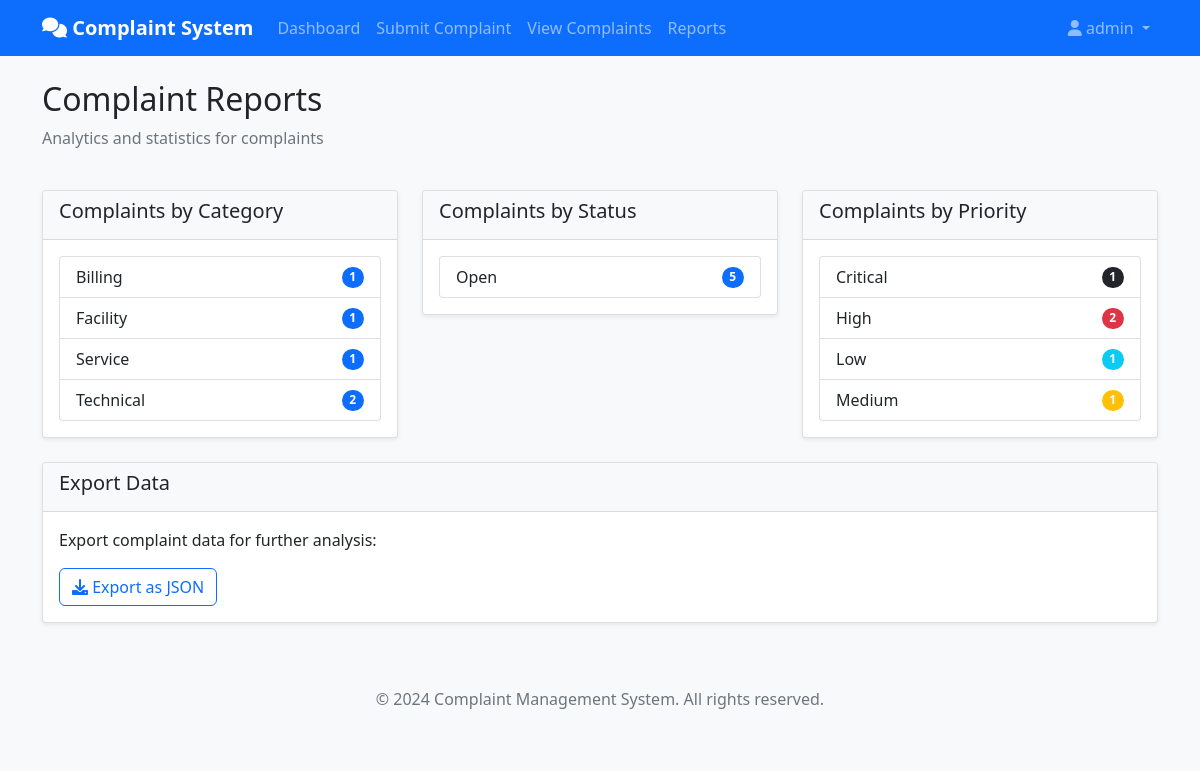
/report (signed in), run on the app's committed database.
### complaint_management_system/app.py (models this page shows, shortened)
class User(UserMixin, db.Model):
    id = db.Column(db.Integer, primary_key=True)
    username = db.Column(db.String(80), unique=True, nullable=False)
    email = db.Column(db.String(120), unique=True, nullable=False)
    password_hash = db.Column(db.String(500))
    role = db.Column(db.String(20), nullable=False, default='user')  # admin, staff, user
    created_at = db.Column(db.DateTime, default=datetime.utcnow)
    complaints = db.relationship('Complaint', backref='author', lazy=True)
    responses = db.relationship('Response', backref='staff', lazy=True)

class Complaint(db.Model):
    id = db.Column(db.Integer, primary_key=True)
    title = db.Column(db.String(200), nullable=False)
    description = db.Column(db.Text, nullable=False)
    category = db.Column(db.String(50), nullable=False)
    priority = db.Column(db.String(20), default='Medium')  # Low, Medium, High, Critical
    status = db.Column(db.String(20), default='Open')  # Open, In Progress, Resolved, Closed
    user_id = db.Column(db.Integer, db.ForeignKey('user.id'), nullable=False)
    created_at = db.Column(db.DateTime, default=datetime.utcnow)
    updated_at = db.Column(db.DateTime, default=datetime.utcnow, onupdate=datetime.utcnow)
    responses = db.relationship('Response', backref='complaint', lazy=True)

### complaint_management_system/app.py (the view)
@app.route('/report')
@login_required
def report():
    if current_user.role not in ['admin', 'staff']:
        flash('You do not have permission to view reports', 'danger')
        return redirect(url_for('dashboard'))
    category_stats = db.session.query(
        Complaint.category,
        db.func.count(Complaint.id)
    ).group_by(Complaint.category).all()
    status_stats = db.session.query(
        Complaint.status,
        db.func.count(Complaint.id)
    ).group_by(Complaint.status).all()
    priority_stats = db.session.query(
        Complaint.priority,
        db.func.count(Complaint.id)
    ).group_by(Complaint.priority).all()
    return render_template('report.html',
                         category_stats=category_stats,
                         status_stats=status_stats,
                         priority_stats=priority_stats)

### complaint_management_system/app.py (called while the page is built)
@login_manager.user_loader
def load_user(user_id):
    return User.query.get(int(user_id))

### complaint_management_system/Templates/report.html (shortened to what this page needs)
{% extends "base.html" %}
{% block content %}
<div class="row">
    <div class="col-12">
        <h2>Complaint Reports</h2>
        <p class="text-muted">Analytics and statistics for complaints</p>
    </div>
</div>
<div class="row mt-4">
    <div class="col-md-4">
        <div class="card">
            <div class="card-header">
                <h5>Complaints by Category</h5>
            </div>
            <div class="card-body">
                <ul class="list-group">
                    {% for category, count in category_stats %}
                    <li class="list-group-item d-flex justify-content-between align-items-center">
                        {{ category }}
                        <span class="badge bg-primary rounded-pill">{{ count }}</span>
                    </li>
                    {% endfor %}
                </ul>
            </div>
        </div>
    </div>
    <div class="col-md-4">
        <div class="card">
            <div class="card-header">
                <h5>Complaints by Status</h5>
            </div>
            <div class="card-body">
                <ul class="list-group">
                    {% for status, count in status_stats %}
                    <li class="list-group-item d-flex justify-content-between align-items-center">
                        {{ status }}
                        <span class="badge bg-{% if status == 'Open' %}primary{% elif status == 'In Progress' %}warning{% else %}success{% endif %} rounded-pill">
                            {{ count }}
                        </span>
                    </li>
                    {% endfor %}
                </ul>
            </div>
        </div>
    </div>
    <div class="col-md-4">
        <div class="card">
            <div class="card-header">
                <h5>Complaints by Priority</h5>
            </div>
            <div class="card-body">
                <ul class="list-group">
                    {% for priority, count in priority_stats %}
                    <li class="list-group-item d-flex justify-content-between align-items-center">
                        {{ priority }}
                        <span class="badge bg-{% if priority == 'High' %}danger{% elif priority == 'Medium' %}warning{% elif priority == 'Critical' %}dark{% else %}info{% endif %} rounded-pill">
                            {{ count }}
                        </span>
                    </li>
                    {% endfor %}
                </ul>
            </div>
        </div>
    </div>
</div>
<div class="row mt-4">
    <div class="col-12">
        <div class="card">
            <div class="card-header">
                <h5>Export Data</h5>
            </div>
            <div class="card-body">
                <p>Export complaint data for further analysis:</p>
                <a href="{{ url_for('api_complaints') }}" class="btn btn-outline-primary" target="_blank">
                    <i class="fas fa-download"></i> Export as JSON
                </a>
            </div>
        </div>
    </div>
</div>
{% endblock %}

### complaint_management_system/Templates/base.html (shortened to what this page needs)
<!DOCTYPE html>
<html lang="en">
<head>
    <link href="https://cdn.jsdelivr.net/npm/bootstrap@5.1.3/dist/css/bootstrap.min.css" rel="stylesheet">
    <link href="https://cdnjs.cloudflare.com/ajax/libs/font-awesome/6.0.0/css/all.min.css" rel="stylesheet">
    <link href="{{ url_for('static', filename='css/style.css') }}" rel="stylesheet">
</head>
<body>
    <nav class="navbar navbar-expand-lg navbar-dark bg-primary">
        <div class="container">
            <a class="navbar-brand" href="{{ url_for('dashboard') }}">
                <i class="fas fa-comments"></i> Complaint System
            </a>
            <div class="collapse navbar-collapse" id="navbarNav">
                {% if current_user.is_authenticated %}
                <ul class="navbar-nav me-auto">
                    <li class="nav-item">
                        <a class="nav-link" href="{{ url_for('dashboard') }}">Dashboard</a>
                    </li>
                    <li class="nav-item">
                        <a class="nav-link" href="{{ url_for('submit_complaint') }}">Submit Complaint</a>
                    </li>
                    <li class="nav-item">
                        <a class="nav-link" href="{{ url_for('view_complaints') }}">View Complaints</a>
                    </li>
                    {% if current_user.role in ['admin', 'staff'] %}
                    <li class="nav-item">
                        <a class="nav-link" href="{{ url_for('report') }}">Reports</a>
                    </li>
                    {% endif %}
                </ul>
                <ul class="navbar-nav">
                    <li class="nav-item dropdown">
                        <a class="nav-link dropdown-toggle" href="#" id="navbarDropdown" role="button" data-bs-toggle="dropdown">
                            <i class="fas fa-user"></i> {{ current_user.username }}
                        </a>
                    </li>
                </ul>
                {% endif %}
            </div>
        </div>
    </nav>
    <div class="container mt-4">
        {% block content %}{% endblock %}
    </div>
    <footer class="bg-light text-center text-muted py-3 mt-5">
        <div class="container">
            <p>&copy; 2024 Complaint Management System. All rights reserved.</p>
        </div>
    </footer>
</body>
</html>

### complaint_management_system/static/style.css (style rules this page uses)
body { background-color: #f8f9fa; }
.card { box-shadow: 0 0.125rem 0.25rem rgba(0, 0, 0, 0.075); border: 1px solid rgba(0, 0, 0, 0.125); }
.card-header { background-color: #f8f9fa; border-bottom: 1px solid rgba(0, 0, 0, 0.125); }
.navbar-brand { font-weight: bold; }
.badge { font-size: 0.75em; }
.btn { border-radius: 0.375rem; }

### data on the page
User: username "admin"
Complaint: category "Billing", user "1"
Complaint: category "Facility", count "1", status "Open", id "5", priority "Medium"
Complaint: category "Service", count "1", priority "Low"
Complaint: category "Technical", user "2"
Complaint: priority "Critical", count "1"

### other printed values
{{ priority }} "High"
{{ count }} "2"
